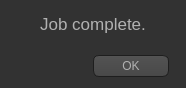
<?xml version="1.0" encoding="UTF-8"?>
<ui version="4.0">
 <class>JobComplete</class>
 <widget class="QDialog" name="JobComplete">
  <property name="windowModality">
   <enum>Qt::ApplicationModal</enum>
  </property>
  <property name="geometry">
   <rect>
    <x>0</x>
    <y>0</y>
    <width>186</width>
    <height>88</height>
   </rect>
  </property>
  <property name="windowTitle">
   <string>Result</string>
  </property>
  <property name="styleSheet">
   <string notr="true">        QToolTip  
         {  
              border: 1px solid black;  
              background-color: #ffa02f;  
              padding: 1px;  
              border-radius: 3px;  
              opacity: 100;  
         }  
           
         QWidget  
         {  
             color: #b1b1b1;  
             background-color: #323232;  
         }  
           
         QWidget:item:hover  
         {  
             background-color:QLinearGradient( x1: 0, y1: 0, x2: 0, y2: 1, stop: 0 #ffa02f, stop: 1 #d7801a);  
             color: #000000;  
         }  
           
         QWidget:item:selected  
         {  
             background-color: QLinearGradient( x1: 0, y1: 0, x2: 0, y2: 1, stop: 0 #ffa02f, stop: 1 #d7801a);  
         }  
           
         QMenuBar::item  
         {  
             background: transparent;  
         }  
           
         QMenuBar::item:selected  
         {  
             background: transparent;  
             border: 1px solid #ffaa00;  
         }  
           
         QMenuBar::item:pressed  
         {  
             background: #444;  
             border: 1px solid #000;  
             background-color: QLinearGradient(  
                 x1:0, y1:0,  
                 x2:0, y2:1,  
                 stop:1 #212121,  
                 stop:0.4 #343434/*,  
                 stop:0.2 #343434,  
                 stop:0.1 #ffaa00*/  
             );  
             margin-bottom:-1px;  
             padding-bottom:1px;  
         }  
           
         QMenu  
         {  
             border: 1px solid #000;  
         }  
           
         QMenu::item  
         {  
             padding: 2px 20px 2px 20px;  
         }  
           
         QMenu::item:selected  
         {  
             color: #000000;  
         }  
           
         QWidget:disabled  
         {  
             color: #404040;  
             background-color: #323232;  
         }  
           
         QAbstractItemView  
         {  
             background-color: QLinearGradient( x1: 0, y1: 0, x2: 0, y2: 1, stop: 0 #4d4d4d, stop: 0.1 #646464, stop: 1 #5d5d5d);  
         }  
           
         QWidget:focus  
         {  
             /*border: 2px solid QLinearGradient( x1: 0, y1: 0, x2: 0, y2: 1, stop: 0 #ffa02f, stop: 1 #d7801a);*/  
         }  
           
         QLineEdit  
         {  
             background-color: QLinearGradient( x1: 0, y1: 0, x2: 0, y2: 1, stop: 0 #4d4d4d, stop: 0 #646464, stop: 1 #5d5d5d);  
             padding: 1px;  
             border-style: solid;  
             border: 1px solid #1e1e1e;  
             border-radius: 5;  
         }  
           
         QPushButton  
         {  
             color: #b1b1b1;  
             background-color: QLinearGradient( x1: 0, y1: 0, x2: 0, y2: 1, stop: 0 #565656, stop: 0.1 #525252, stop: 0.5 #4e4e4e, stop: 0.9 #4a4a4a, stop: 1 #464646);  
             border-width: 1px;  
             border-color: #1e1e1e;  
             border-style: solid;  
             border-radius: 6;  
             padding: 3px;  
             font-size: 12px;  
             padding-left: 5px;  
             padding-right: 5px;  
         }  
           
         QPushButton:pressed  
         {  
             background-color: QLinearGradient( x1: 0, y1: 0, x2: 0, y2: 1, stop: 0 #2d2d2d, stop: 0.1 #2b2b2b, stop: 0.5 #292929, stop: 0.9 #282828, stop: 1 #252525);  
         }  
           
         QComboBox  
         {  
             selection-background-color: #ffaa00;  
             background-color: QLinearGradient( x1: 0, y1: 0, x2: 0, y2: 1, stop: 0 #565656, stop: 0.1 #525252, stop: 0.5 #4e4e4e, stop: 0.9 #4a4a4a, stop: 1 #464646);  
             border-style: solid;  
             border: 1px solid #1e1e1e;  
             border-radius: 5;  
         }  
           
         QComboBox:hover,QPushButton:hover  
         {  
             border: 2px solid QLinearGradient( x1: 0, y1: 0, x2: 0, y2: 1, stop: 0 #ffa02f, stop: 1 #d7801a);  
         }  
           
           
         QComboBox:on  
         {  
             padding-top: 3px;  
             padding-left: 4px;  
             background-color: QLinearGradient( x1: 0, y1: 0, x2: 0, y2: 1, stop: 0 #2d2d2d, stop: 0.1 #2b2b2b, stop: 0.5 #292929, stop: 0.9 #282828, stop: 1 #252525);  
             selection-background-color: #ffaa00;  
         }  
           
         QComboBox QAbstractItemView  
         {  
             border: 2px solid darkgray;  
             selection-background-color: QLinearGradient( x1: 0, y1: 0, x2: 0, y2: 1, stop: 0 #ffa02f, stop: 1 #d7801a);  
         }  
           
         QComboBox::drop-down  
         {  
              subcontrol-origin: padding;  
              subcontrol-position: top right;  
              width: 15px;  
           
              border-left-width: 0px;  
              border-left-color: darkgray;  
              border-left-style: solid; /* just a single line */  
              border-top-right-radius: 3px; /* same radius as the QComboBox */  
              border-bottom-right-radius: 3px;  
          }  
           
         QComboBox::down-arrow  
         {  
              image: url(:/down_arrow.png);  
         }  
           
         QGroupBox:focus  
         {  
         border: 2px solid QLinearGradient( x1: 0, y1: 0, x2: 0, y2: 1, stop: 0 #ffa02f, stop: 1 #d7801a);  
         }  
           
         QTextEdit:focus  
         {  
             border: 2px solid QLinearGradient( x1: 0, y1: 0, x2: 0, y2: 1, stop: 0 #ffa02f, stop: 1 #d7801a);  
         }  
           
         QScrollBar:horizontal {  
              border: 1px solid #222222;  
              background: QLinearGradient( x1: 0, y1: 0, x2: 0, y2: 1, stop: 0.0 #121212, stop: 0.2 #282828, stop: 1 #484848);  
              height: 7px;  
              margin: 0px 16px 0 16px;  
         }  
           
         QScrollBar::handle:horizontal  
         {  
               background: QLinearGradient( x1: 0, y1: 0, x2: 1, y2: 0, stop: 0 #ffa02f, stop: 0.5 #d7801a, stop: 1 #ffa02f);  
               min-height: 20px;  
               border-radius: 2px;  
         }  
           
         QScrollBar::add-line:horizontal {  
               border: 1px solid #1b1b19;  
               border-radius: 2px;  
               background: QLinearGradient( x1: 0, y1: 0, x2: 1, y2: 0, stop: 0 #ffa02f, stop: 1 #d7801a);  
               width: 14px;  
               subcontrol-position: right;  
               subcontrol-origin: margin;  
         }  
           
         QScrollBar::sub-line:horizontal {  
               border: 1px solid #1b1b19;  
               border-radius: 2px;  
               background: QLinearGradient( x1: 0, y1: 0, x2: 1, y2: 0, stop: 0 #ffa02f, stop: 1 #d7801a);  
               width: 14px;  
              subcontrol-position: left;  
              subcontrol-origin: margin;  
         }  
           
         QScrollBar::right-arrow:horizontal, QScrollBar::left-arrow:horizontal  
         {  
               border: 1px solid black;  
               width: 1px;  
               height: 1px;  
               background: white;  
         }  
           
         QScrollBar::add-page:horizontal, QScrollBar::sub-page:horizontal  
         {  
               background: none;  
         }  
           
         QScrollBar:vertical  
         {  
               background: QLinearGradient( x1: 0, y1: 0, x2: 1, y2: 0, stop: 0.0 #121212, stop: 0.2 #282828, stop: 1 #484848);  
               width: 7px;  
               margin: 16px 0 16px 0;  
               border: 1px solid #222222;  
         }  
           
         QScrollBar::handle:vertical  
         {  
               background: QLinearGradient( x1: 0, y1: 0, x2: 0, y2: 1, stop: 0 #ffa02f, stop: 0.5 #d7801a, stop: 1 #ffa02f);  
               min-height: 20px;  
               border-radius: 2px;  
         }  
           
         QScrollBar::add-line:vertical  
         {  
               border: 1px solid #1b1b19;  
               border-radius: 2px;  
               background: QLinearGradient( x1: 0, y1: 0, x2: 0, y2: 1, stop: 0 #ffa02f, stop: 1 #d7801a);  
               height: 14px;  
               subcontrol-position: bottom;  
               subcontrol-origin: margin;  
         }  
           
         QScrollBar::sub-line:vertical  
         {  
               border: 1px solid #1b1b19;  
               border-radius: 2px;  
               background: QLinearGradient( x1: 0, y1: 0, x2: 0, y2: 1, stop: 0 #d7801a, stop: 1 #ffa02f);  
               height: 14px;  
               subcontrol-position: top;  
               subcontrol-origin: margin;  
         }  
           
         QScrollBar::up-arrow:vertical, QScrollBar::down-arrow:vertical  
         {  
               border: 1px solid black;  
               width: 1px;  
               height: 1px;  
               background: white;  
         }  
           
           
         QScrollBar::add-page:vertical, QScrollBar::sub-page:vertical  
         {  
               background: none;  
         }  
           
         QTextEdit  
         {  
             background-color: #242424;  
         }  
           
         QPlainTextEdit  
         {  
             background-color: #242424;  
         }  
           
         QHeaderView::section  
         {  
             background-color: QLinearGradient(x1:0, y1:0, x2:0, y2:1, stop:0 #616161, stop: 0.5 #505050, stop: 0.6 #434343, stop:1 #656565);  
             color: white;  
             padding-left: 4px;  
             border: 1px solid #6c6c6c;  
         }  
           
         QCheckBox:disabled  
         {  
         color: #414141;  
         }  
           
         QDockWidget::title  
         {  
             text-align: center;  
             spacing: 3px; /* spacing between items in the tool bar */  
             background-color: QLinearGradient(x1:0, y1:0, x2:0, y2:1, stop:0 #323232, stop: 0.5 #242424, stop:1 #323232);  
         }  
           
         QDockWidget::close-button, QDockWidget::float-button  
         {  
             text-align: center;  
             spacing: 1px; /* spacing between items in the tool bar */  
             background-color: QLinearGradient(x1:0, y1:0, x2:0, y2:1, stop:0 #323232, stop: 0.5 #242424, stop:1 #323232);  
         }  
           
         QDockWidget::close-button:hover, QDockWidget::float-button:hover  
         {  
             background: #242424;  
         }  
           
         QDockWidget::close-button:pressed, QDockWidget::float-button:pressed  
         {  
             padding: 1px -1px -1px 1px;  
         }  
           
         QMainWindow::separator  
         {  
             background-color: QLinearGradient(x1:0, y1:0, x2:0, y2:1, stop:0 #161616, stop: 0.5 #151515, stop: 0.6 #212121, stop:1 #343434);  
             color: white;  
             padding-left: 4px;  
             border: 1px solid #4c4c4c;  
             spacing: 3px; /* spacing between items in the tool bar */  
         }  
           
         QMainWindow::separator:hover  
         {  
           
             background-color: QLinearGradient(x1:0, y1:0, x2:0, y2:1, stop:0 #d7801a, stop:0.5 #b56c17 stop:1 #ffa02f);  
             color: white;  
             padding-left: 4px;  
             border: 1px solid #6c6c6c;  
             spacing: 3px; /* spacing between items in the tool bar */  
         }  
           
         QToolBar::handle  
         {  
              spacing: 3px; /* spacing between items in the tool bar */  
              background: url(:/images/handle.png);  
         }  
           
         QMenu::separator  
         {  
             height: 2px;  
             background-color: QLinearGradient(x1:0, y1:0, x2:0, y2:1, stop:0 #161616, stop: 0.5 #151515, stop: 0.6 #212121, stop:1 #343434);  
             color: white;  
             padding-left: 4px;  
             margin-left: 10px;  
             margin-right: 5px;  
         }  
           
         QProgressBar  
         {  
             border: 2px solid grey;  
             border-radius: 5px;  
             text-align: center;  
         }  
           
         QProgressBar::chunk  
         {  
             background-color: #d7801a;  
             width: 2.15px;  
             margin: 0.5px;  
         }  
           
         QTabBar::tab {  
             color: #b1b1b1;  
             border: 1px solid #444;  
             border-bottom-style: none;  
             background-color: #323232;  
             padding-left: 10px;  
             padding-right: 10px;  
             padding-top: 3px;  
             padding-bottom: 2px;  
             margin-right: -1px;  
         }  
           
         QTabWidget::pane {  
             border: 1px solid #444;  
             top: 1px;  
         }  
           
         QTabBar::tab:last  
         {  
             margin-right: 0; /* the last selected tab has nothing to overlap with on the right */  
             border-top-right-radius: 3px;  
         }  
           
         QTabBar::tab:first:!selected  
         {  
          margin-left: 0px; /* the last selected tab has nothing to overlap with on the right */  
           
           
             border-top-left-radius: 3px;  
         }  
           
         QTabBar::tab:!selected  
         {  
             color: #b1b1b1;  
             border-bottom-style: solid;  
             margin-top: 3px;  
             background-color: QLinearGradient(x1:0, y1:0, x2:0, y2:1, stop:1 #212121, stop:.4 #1c0009);  
         }  
           
         QTabBar::tab:selected  
         {  
             border-top-left-radius: 3px;  
             border-top-right-radius: 3px;  
             margin-bottom: 0px;  
         }  
           
         QTabBar::tab:!selected:hover  
         {  
             /*border-top: 2px solid #ffaa00;  
             padding-bottom: 3px;*/  
             border-top-left-radius: 3px;  
             border-top-right-radius: 3px;  
             background-color: QLinearGradient(x1:0, y1:0, x2:0, y2:1, stop:1 #212121, stop:0.4 #350012, stop:0.2 #4e001a, stop:0.1 #4e001a);  
         }  
           
         QRadioButton::indicator:checked, QRadioButton::indicator:unchecked{  
             color: #b1b1b1;  
             background-color: #323232;  
             border: 1px solid #b1b1b1;  
             border-radius: 6px;  
         }  
           
         QRadioButton::indicator:checked  
         {  
             background-color: qradialgradient(  
                 cx: 0.5, cy: 0.5,  
                 fx: 0.5, fy: 0.5,  
                 radius: 1.0,  
                 stop: 0.25 #ffaa00,  
                 stop: 0.3 #323232  
             );  
         }  
           
         QCheckBox::indicator{  
             color: #b1b1b1;  
             background-color: #323232;  
             border: 1px solid #b1b1b1;  
             width: 9px;  
             height: 9px;  
         }  
           
         QRadioButton::indicator  
         {  
             border-radius: 6px;  
         }  
           
         QRadioButton::indicator:hover, QCheckBox::indicator:hover  
         {  
             border: 1px solid #ffaa00;  
         }  
           
         QCheckBox::indicator:checked  
         {  
             image:url(:/images/checkbox.png);  
         }  
           
         QCheckBox::indicator:disabled, QRadioButton::indicator:disabled  
         {  
             border: 1px solid #444;  
         }  

         QTableWidget::item {  
              background-color: #FFFFFF  
          }  

         QTabBar::tab { height: 30px; width: 200px; }  
          
         QScrollBar { 
             border: rgba(255, 255, 255,0); 
         } 

         QGroupBox {  
             border: rgba(255, 255, 255,0); 
         }  
         QScrollArea { 
         border: rgba(255, 255, 255,0); 
          }  +     
        QPushButton#Add_mask_btn{
            background-color: #E5E5E5;
        }
        QPushButton#Add_mask_btn:hover{
            border-color: #000000;
            background-color: #CCCCCC;
        }

        QPushButton#Add_mask_btn:checked{
            border-color: #2A828F;
            background-color: #2A828F;
        }
        QPushButton#Delete_selected_btn{
            background-color: #E5E5E5;
        }
        QPushButton#Delete_selected_btn:hover{
            border-color: #000000;
            background-color: #CCCCCC;
        }

        QDockWidget::title{
        background-color: QLinearGradient(x1:0, y1:0, x2:0, y2:1, stop:0 #273232, stop: 0.5 #242424, stop:1 #242424);
        }
        QDockWidget::close-button, QDockWidget::float-button{
        color: #FFFFFF
        background-color:  #273232
        }
        QDockWidget::close-button:hover, QDockWidget::float-button:hover{
        color: #FFFFFF
        background-color:  #273232   
        }

        QSlider::groove{
        background-color: white
        border: 0px solid black
        height: 5px
        border-radius: 1px
        }

        QSlider::handle{
        background-color: white;
        border: 2px solid black; 
        width: 16px; 
        height: 20px; 
        line-height: 20px; 
        margin-top: -10px; 
        margin-bottom: -10px; 
        border-radius: 10px;
        
        }
        QGroupBox {
            border: 1px solid;
            border-color: rgb(20, 20, 20);
            margin-top: 20px;
            border-top-left-radius: 15px;
            border-top-right-radius:15px;
            border-bottom-left-radius: 15px;
            border-bottom-right-radius: 15px;
            background-color: rgb(90, 90, 90);
        }
        QGroupBox::title {
            font-size: 12px;
            border-top-color: rgb(255, 255, 255);
            subcontrol-origin: margin;
            subcontrol-position: top left;
            border-top-left-radius: 15px;
            border-top-right-radius:15px;
            padding: 2px 10px;
            background-color: rgba(255, 255, 255,0);
            color:rgba(255, 255, 255,220);
        }


        QGroupBox::indicator{
        background-color: rgba(0, 170, 127,0);
        color: rgba(85, 255, 0,0);
        }














        </string>
  </property>
  <layout class="QGridLayout" name="gridLayout">
   <item row="0" column="0" colspan="3">
    <widget class="QLabel" name="ImportingLabel">
     <property name="minimumSize">
      <size>
       <width>0</width>
       <height>25</height>
      </size>
     </property>
     <property name="font">
      <font>
       <pointsize>13</pointsize>
      </font>
     </property>
     <property name="text">
      <string>Job complete.</string>
     </property>
     <property name="alignment">
      <set>Qt::AlignCenter</set>
     </property>
     <property name="indent">
      <number>-1</number>
     </property>
    </widget>
   </item>
   <item row="2" column="1">
    <widget class="QDialogButtonBox" name="buttonBox">
     <property name="sizePolicy">
      <sizepolicy hsizetype="Expanding" vsizetype="Minimum">
       <horstretch>0</horstretch>
       <verstretch>0</verstretch>
      </sizepolicy>
     </property>
     <property name="orientation">
      <enum>Qt::Vertical</enum>
     </property>
     <property name="standardButtons">
      <set>QDialogButtonBox::Ok</set>
     </property>
    </widget>
   </item>
   <item row="1" column="0">
    <spacer name="verticalSpacer">
     <property name="orientation">
      <enum>Qt::Vertical</enum>
     </property>
     <property name="sizeHint" stdset="0">
      <size>
       <width>20</width>
       <height>40</height>
      </size>
     </property>
    </spacer>
   </item>
   <item row="2" column="0">
    <spacer name="horizontalSpacer">
     <property name="orientation">
      <enum>Qt::Horizontal</enum>
     </property>
     <property name="sizeHint" stdset="0">
      <size>
       <width>40</width>
       <height>20</height>
      </size>
     </property>
    </spacer>
   </item>
  </layout>
 </widget>
 <resources/>
 <connections/>
</ui>
